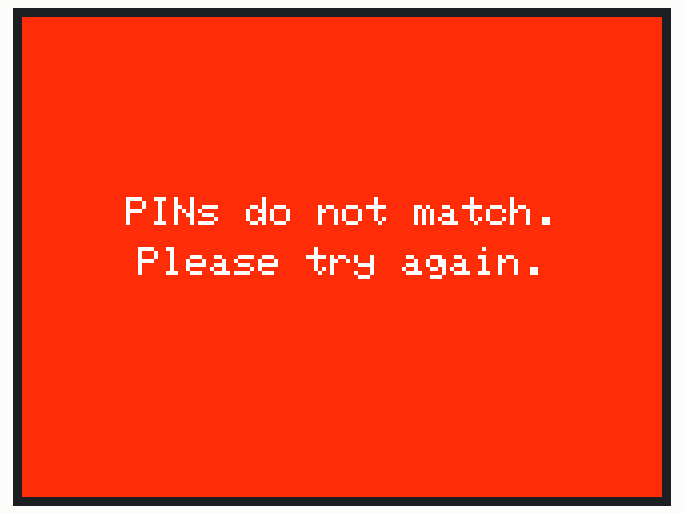
Recording of a sketch running on a simulated ESP32. On the bench: 320×240 colour display.

Above: at 0.3 s.

The sketch:

pdn.ino
```cpp
// (licence header left out)
#include <Adafruit_GFX.h>                                                   // include Adafruit graphics library
#include <Adafruit_ILI9341.h>                                               // include Adafruit ILI9341 TFT library
#define TFT_CS    15                                                        // TFT CS  pin is connected to ESP32 pin D15
#define TFT_RST   4                                                         // TFT RST pin is connected to ESP32 pin D4
#define TFT_DC    2                                                         // TFT DC  pin is connected to ESP32 pin D2
                                                                            // SCK (CLK) ---> ESP32 pin D18
                                                                            // MOSI(DIN) ---> ESP32 pin D23

Adafruit_ILI9341 tft = Adafruit_ILI9341(TFT_CS, TFT_DC, TFT_RST);


void disp_centered_text_on_cl(String t_disp, int y){
   int16_t x1, y1;
   uint16_t w, h;
   tft.getTextBounds(t_disp, 320, 0, &x1, &y1, &w, &h);
   tft.setCursor(160 - (w / 2), y);
   tft.print(t_disp);
}

void new_try_again(){
  tft.setTextSize(2);
  tft.fillScreen(0xf961);
  tft.setTextColor(0xffff, 0xf961);
  disp_centered_text_on_cl("PINs do not match.", 90);
  disp_centered_text_on_cl("Please try again.", 115);
}

void setup() {
   tft.begin();
   tft.setRotation(1);
   new_try_again();
}
void loop(){

}
```
